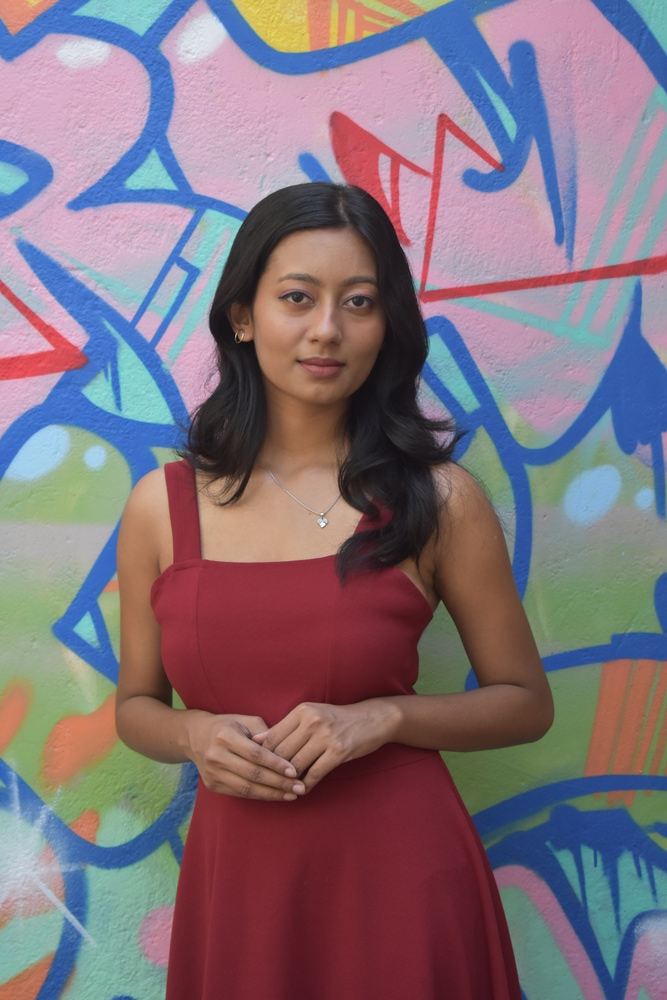
#> input picture Basic of OpenCV/Sample1.JPG, 667 x 1000 px, shrunk from 3000 x 4496 before the run, found by its file name
$ python exp5.py
#> lines starting #> are read from the running program, lines starting #| are printed output that depends on the picture
import cv2
img= cv2.imread('Sample1.jpg',0)
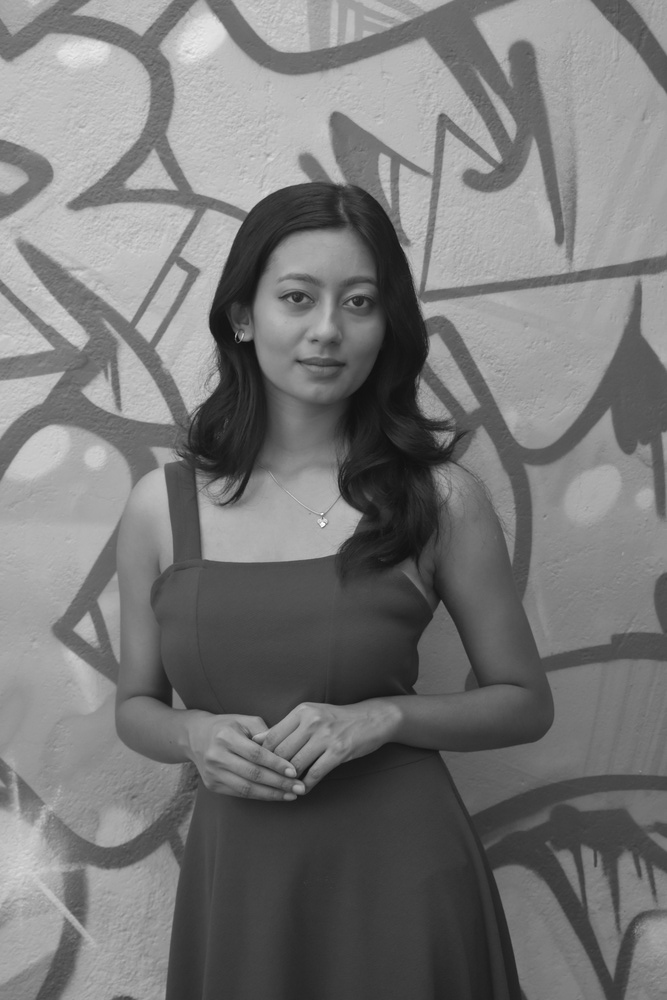
#> img: shape (1000, 667); min 8, max 255, mean 119.7
cv2.imshow('beauty',img)
cv2.imwrite('beauty.jpg',img)
cv2.imread('beauty.jpg',0)
cv2.waitKey(0)
cv2.destroyAllWindows()

import cv2
img=cv2.imread('sample2.jpg',1)
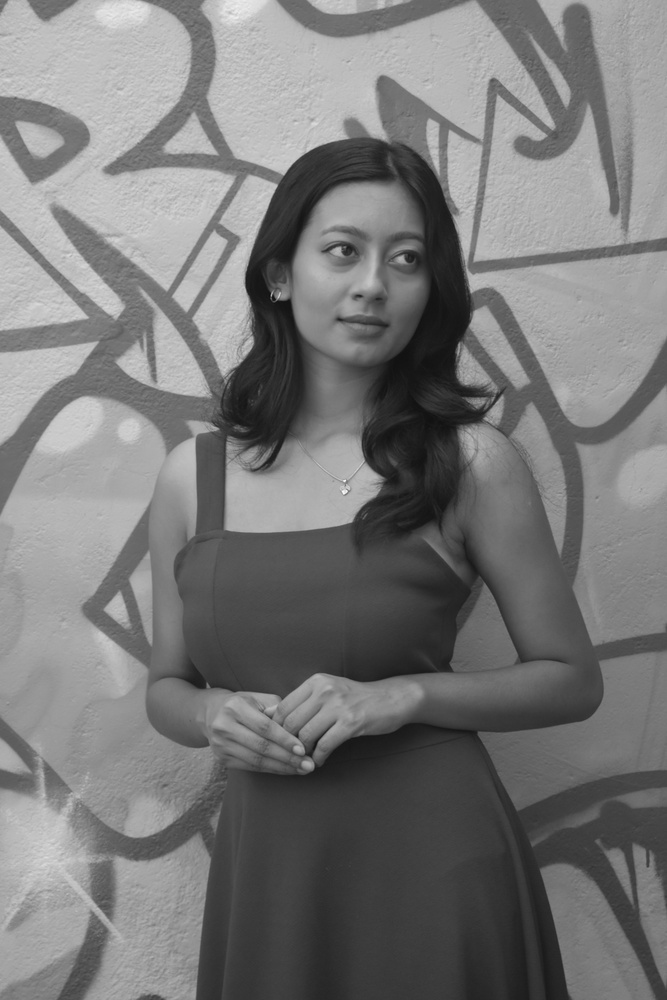
#> input picture Basic of OpenCV/Sample2.JPG, 667 x 1000 px, shrunk from 3000 x 4496 before the run, found by its file name
#> img is the input picture: shape (1000, 667, 3); min 12, max 247, mean 120.4
print(img.shape)
#| (1000, 667, 3)
print(img.size)
#| 2001000
print(img.dtype)
#| uint8


img=cv2.imread('sample2.jpg',1)
gray=cv2.cvtColor(img,cv2.COLOR_BGR2GRAY)
cv2.imwrite("Sample2.jpg", gray)
cv2.imshow("Sample2.jpg", gray)
cv2.imshow("Sample2.jpg", img)
cv2.waitKey(0)
cv2.destroyAllWindows()
